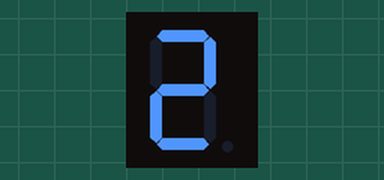
Bench run of a sketch on a simulated Arduino Uno, built with avr-gcc and run on an emulated ATmega328P. On the bench: 1-digit seven-segment display. Wiring (inferred from the names in the program): 1-digit 7-segment display, segments lit when LOW: segments pin 2, pin 3, pin 4, pin 5, pin 6, pin 7, pin 8, pin 9. The segment pins are drawn as the display they are named for.

Above: at 0.1 s.
At 1.1 s:
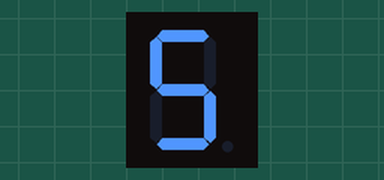

The sketch:

Seven_Segment.ino
```cpp
const int A = 2;
const int B = 3;
const int C = 4;
const int D = 5;
const int E = 6;
const int F = 7;
const int G = 8;
const int DP= 9;
void setup() {
  // put your setup code here, to run once:
pinMode(A,OUTPUT);
pinMode(B,OUTPUT);
pinMode(C,OUTPUT);
pinMode(D,OUTPUT);
pinMode(E,OUTPUT);
pinMode(F,OUTPUT);
pinMode(G,OUTPUT);
pinMode(DP,OUTPUT);
}

void loop() {
  // put your main code here, to run repeatedly:
 two();
 delay(1000);
 five();
 delay(1000);
}

void two()
{
  digitalWrite(A,LOW);
  digitalWrite(B,LOW);
  digitalWrite(C,HIGH);
  digitalWrite(D,LOW);
  digitalWrite(E,LOW);
  digitalWrite(F,HIGH);
  digitalWrite(G,LOW);
  digitalWrite(DP,HIGH);
}

void five()
{
  digitalWrite(A,LOW);
  digitalWrite(B,HIGH);
  digitalWrite(C,LOW);
  digitalWrite(D,LOW);
  digitalWrite(E,HIGH);
  digitalWrite(F,LOW);
  digitalWrite(G,LOW);
  digitalWrite(DP,HIGH);
}
```

Measured:
- what the display in image 1 shows lasts 1.0 s, from 1.0 s to 2.0 s
